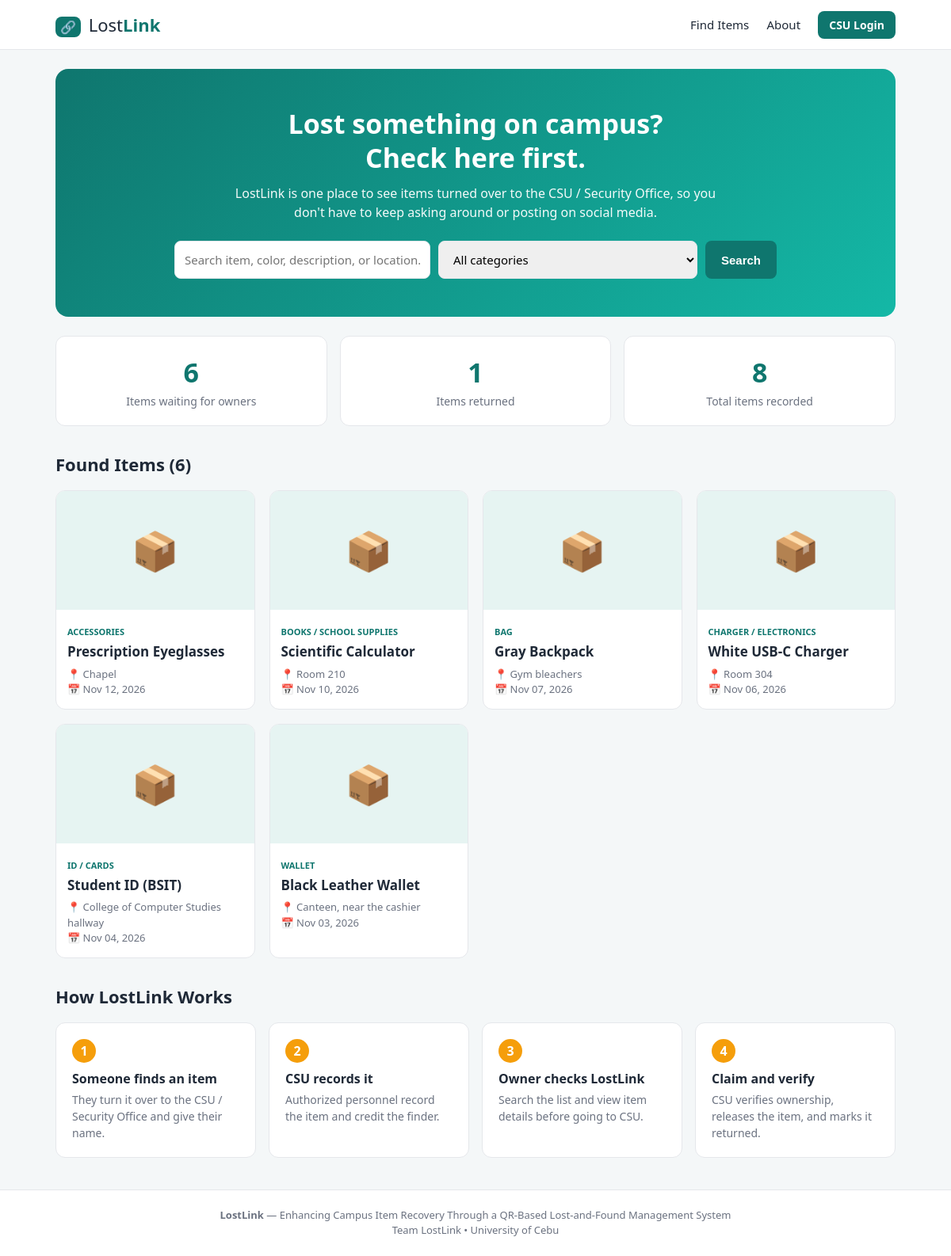
The page / on the database its author committed.
### tables this page shows
CREATE TABLE items (
  id INT AUTO_INCREMENT PRIMARY KEY,
  item_name VARCHAR(100) NOT NULL,
  category VARCHAR(50) NOT NULL,
  description TEXT,
  location_found VARCHAR(150),
  date_found DATE,
  photo VARCHAR(255) DEFAULT '',
  finder_name VARCHAR(100),
  finder_contact VARCHAR(100),
  status VARCHAR(20) NOT NULL DEFAULT 'Available',
  claimant_name VARCHAR(100) DEFAULT '',
  claimant_id VARCHAR(50) DEFAULT '',
  claim_proof TEXT,
  date_released DATETIME DEFAULT NULL,
  created_at TIMESTAMP DEFAULT CURRENT_TIMESTAMP
);

### config.php (called while the page is built, shortened)
<?php
function e($v) {
    return htmlspecialchars($v);
}
function is_admin() {
    return isset($_SESSION['admin']);
}
?>

### index.php (the view, shortened to what this page needs)
<?php
include "config.php";
$keyword = isset($_GET['keyword']) ? clean($conn, $_GET['keyword']) : "";
$sql = "SELECT * FROM items WHERE status='Available'";
$sql .= " ORDER BY date_found DESC, id DESC";
$result = mysqli_query($conn, $sql);
$r1 = mysqli_fetch_assoc(mysqli_query($conn, "SELECT COUNT(*) AS c FROM items WHERE status='Available'"));
$r2 = mysqli_fetch_assoc(mysqli_query($conn, "SELECT COUNT(*) AS c FROM items WHERE status='Returned'"));
$r3 = mysqli_fetch_assoc(mysqli_query($conn, "SELECT COUNT(*) AS c FROM items"));
include "header.php";
?>
<section class="hero">
  <h1>Lost something on campus?<br>Check here first.</h1>
  <p>LostLink is one place to see items turned over to the CSU / Security Office, so you don't have to keep asking around or posting on social media.</p>
  <form method="get" action="index.php" class="search">
    <input type="text" name="keyword" placeholder="Search item, color, description, or location..." value="<?php echo e($keyword); ?>">
    <select name="category">
      <option value="">All categories</option>
    </select>
    <button type="submit" class="btn">Search</button>
  </form>
</section>
<section class="stats">
  <div class="stat"><h2><?php echo $r1['c']; ?></h2><p>Items waiting for owners</p></div>
  <div class="stat"><h2><?php echo $r2['c']; ?></h2><p>Items returned</p></div>
  <div class="stat"><h2><?php echo $r3['c']; ?></h2><p>Total items recorded</p></div>
</section>
<h2 class="section-title">Found Items (<?php echo mysqli_num_rows($result); ?>)</h2>
<?php if (mysqli_num_rows($result) == 0) { ?>
  <div class="empty">No matching items found. Try other keywords, or visit the CSU office to ask in person.</div>
<?php } else { ?>
<div class="grid">
  <?php while ($row = mysqli_fetch_assoc($result)) { ?>
  <a class="card" href="item.php?id=<?php echo $row['id']; ?>">
    <div class="card-img">
      <?php if ($row['photo'] != "") { ?>
        <img src="uploads/<?php echo e($row['photo']); ?>" alt="">
      <?php } else { ?>
        <span>&#128230;</span>
      <?php } ?>
    </div>
    <div class="card-body">
      <small><?php echo e($row['category']); ?></small>
      <h3><?php echo e($row['item_name']); ?></h3>
      <p>&#128205; <?php echo e($row['location_found']); ?></p>
      <p>&#128197; <?php echo date("M d, Y", strtotime($row['date_found'])); ?></p>
    </div>
  </a>
  <?php } ?>
</div>
<?php } ?>
<section class="steps">
  <h2 class="section-title">How LostLink Works</h2>
  <div class="step-grid">
    <div class="step"><b>1</b><h4>Someone finds an item</h4><p>They turn it over to the CSU / Security Office and give their name.</p></div>
    <div class="step"><b>2</b><h4>CSU records it</h4><p>Authorized personnel record the item and credit the finder.</p></div>
    <div class="step"><b>3</b><h4>Owner checks LostLink</h4><p>Search the list and view item details before going to CSU.</p></div>
    <div class="step"><b>4</b><h4>Claim and verify</h4><p>CSU verifies ownership, releases the item, and marks it returned.</p></div>
  </div>
</section>
<?php include "footer.php"; ?>

### header.php (shortened to what this page needs)
<!DOCTYPE html>
<html lang="en">
<head>
<link rel="stylesheet" href="style.css">
</head>
<body>
<header class="topbar">
  <div class="wrap nav">
    <a href="index.php" class="logo"><span class="logo-mark">&#128279;</span> Lost<b>Link</b></a>
    <nav>
      <a href="index.php">Find Items</a>
      <a href="about.php">About</a>
      <?php if (is_admin()) { ?>
        <a href="admin.php">Dashboard</a>
        <a href="add_item.php">Record Item</a>
        <a href="logout.php" class="btn-small">Logout</a>
      <?php } else { ?>
        <a href="login.php" class="btn-small">CSU Login</a>
      <?php } ?>
    </nav>
  </div>
</header>
<main class="wrap">

### footer.php
</main>
<footer class="footer">
  <div class="wrap">
    <p><b>LostLink</b> &mdash; Enhancing Campus Item Recovery Through a QR-Based Lost-and-Found Management System</p>
    <p>Team LostLink &bull; University of Cebu</p>
  </div>
</footer>
</body>
</html>

### style.css (style rules this page uses)
:root { --primary:#0f766e;--primary-dark:#0b5a54;--accent:#f59e0b;--bg:#f4f7f8;--card:#fff;--text:#1f2937;--muted:#6b7280;--border:#e5e7eb }
* { box-sizing:border-box;margin:0;padding:0 }
body { font-family:"Segoe UI",Arial,sans-serif;background:var(--bg);color:var(--text);line-height:1.5 }
a { color:var(--primary);text-decoration:none }
.wrap { max-width:1100px;margin:0 auto;padding:0 20px }
main.wrap { padding-top:24px;padding-bottom:40px;min-height:70vh }
.topbar { background:#fff;border-bottom:1px solid var(--border);position:sticky;top:0;z-index:10 }
.nav { display:flex;justify-content:space-between;align-items:center;height:62px }
.logo { font-size:22px;color:var(--text);font-weight:500 }
.logo b { color:var(--primary) }
.logo-mark { background:var(--primary);color:#fff;border-radius:8px;padding:2px 6px;font-size:16px;margin-right:4px }
nav a { margin-left:18px;color:var(--text);font-weight:500;font-size:15px }
.btn,.btn-small { background:var(--primary);color:#fff!important;border:0;padding:10px 20px;border-radius:8px;font-size:15px;cursor:pointer;display:inline-block;font-weight:600 }
.btn-small { padding:7px 14px;font-size:14px }
.hero { background:linear-gradient(135deg,#0f766e,#14b8a6);color:#fff;border-radius:16px;padding:48px 32px;text-align:center }
.hero h1 { font-size:34px;margin-bottom:12px;line-height:1.25 }
.hero p { max-width:620px;margin:0 auto 24px;opacity:.95 }
.search { display:flex;gap:10px;max-width:760px;margin:0 auto;flex-wrap:wrap }
.search input,.search select { flex:1;min-width:160px;padding:12px 14px;border-radius:8px;border:1px solid var(--border);font-size:15px }
.stats { display:grid;grid-template-columns:repeat(3,1fr);gap:16px;margin:24px 0 }
.stat { background:var(--card);border-radius:12px;padding:20px;text-align:center;border:1px solid var(--border) }
.stat h2 { font-size:34px;color:var(--primary) }
.stat p { color:var(--muted);font-size:14px }
.section-title { margin:32px 0 16px;font-size:22px }
.grid { display:grid;grid-template-columns:repeat(auto-fill,minmax(240px,1fr));gap:18px }
.card { background:var(--card);border-radius:12px;overflow:hidden;border:1px solid var(--border);color:var(--text);transition:.15s }
.card-img { height:150px;background:#e6f4f2;display:flex;align-items:center;justify-content:center;font-size:48px }
.card-body { padding:14px }
.card-body small { color:var(--primary);font-weight:600;text-transform:uppercase;font-size:11px }
.card-body h3 { font-size:17px;margin:2px 0 6px }
.card-body p { font-size:13px;color:var(--muted) }
.step-grid { display:grid;grid-template-columns:repeat(auto-fit,minmax(210px,1fr));gap:16px }
.step { background:#fff;padding:20px;border-radius:12px;border:1px solid var(--border) }
.step b { display:inline-block;background:var(--accent);color:#fff;border-radius:50%;width:30px;height:30px;text-align:center;line-height:30px;margin-bottom:8px }
.step h4 { margin-bottom:4px }
.step p { color:var(--muted);font-size:14px }
input[type=text],input[type=password],input[type=date],input[type=file],select,textarea { width:100%;padding:10px 12px;border:1px solid var(--border);border-radius:8px;font-size:15px;font-family:inherit }
.footer { background:#fff;border-top:1px solid var(--border);padding:22px 0;text-align:center;color:var(--muted);font-size:13px }

### rows shown on the page
items: category "ACCESSORIES", item_name "Prescription Eyeglasses", location_found "Chapel", date_found "Nov 12, 2026"
items: category "BOOKS / SCHOOL SUPPLIES", item_name "Scientific Calculator", location_found "Room 210", date_found "Nov 10, 2026"
items: category "BAG", item_name "Gray Backpack", location_found "Gym bleachers", date_found "Nov 07, 2026"
items: category "CHARGER / ELECTRONICS", item_name "White USB-C Charger", location_found "Room 304", date_found "Nov 06, 2026"
items: category "ID / CARDS", item_name "Student ID (BSIT)", location_found "College of Computer Studies hallway", date_found "Nov 04, 2026"
items: category "WALLET", item_name "Black Leather Wallet", location_found "Canteen, near the cashier", date_found "Nov 03, 2026"

### other values the page prints
$r1['c'] "6"
$r2['c'] "1"
$r3['c'] "8"
mysqli_num_rows($result) "6"
